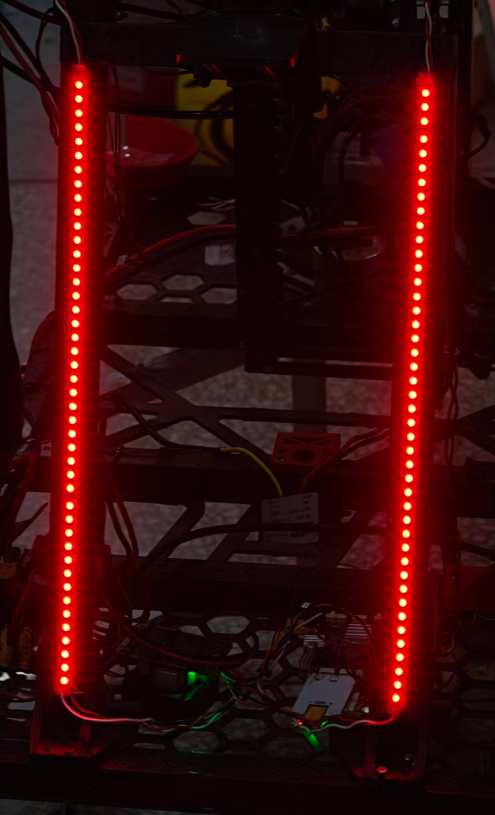
#> input picture test/test.jpg, 495 x 815 px
$ python -i detector.py   (imports and definitions only)
#> lines starting #> are read from the running program, lines starting #| are printed output that depends on the picture; after the words box and inside, x2 and y2 are one past the last pixel; in counts of white or black regions, pixels touching at a corner belong together
#> further down, picture is the input picture: shape (815, 495, 3); mean B, G, R 10.4, 10.5, 54.1
import cv2
import numpy as np
from dataclasses import dataclass


# ==================================================
# 阈值宏定义
# ==================================================

RED_LOWER = (0, 100, 100)
RED_UPPER = (20, 255, 255)

WHITE_MIN_VAL = 120   # 白芯：R/G/B 三通道最小值 >= 该值（灯带本体）

MIN_ASPECT_RATIO = 10.0


# ==================================================
# 数据对象
# ==================================================

@dataclass
class LightBar:
    """一根灯带的几何信息。"""

    center: tuple           # (cx, cy)
    width: float            # 短边，像素
    height: float           # 长边，像素
    angle: float            # minAreaRect 角度，deg
    corners: np.ndarray     # (4, 2) 四角点


# ==================================================
# 单灯带检测
# ==================================================

def detect_light_bars(img, mode="white"):
    """
    图像 → 掩膜 → 形态学闭运算 → 轮廓 → minAreaRect → 长宽比筛选。

    mode：
        "white" 白芯掩膜（默认）：min(R,G,B) >= WHITE_MIN_VAL，
                直接框出灯带本体，避免红色光晕过曝成白造成的黑洞。
        "red"   红色掩膜：用于 A/B 对比。

    返回：
        candidates : list[LightBar]
            按 height（长边）降序排列。

        mask : np.ndarray
            二值掩膜，供 main 显示。
    """
#> called with mode = 'white'

    # --------------------------------------------------
    # 1. 掩膜（白芯 / 红色）
    # --------------------------------------------------

    if mode == "red":
        hsv = cv2.cvtColor(img, cv2.COLOR_BGR2HSV)
        mask = cv2.inRange(hsv, RED_LOWER, RED_UPPER)
        kernel = cv2.getStructuringElement(cv2.MORPH_RECT, (3, 42))
    else:
        min_ch = np.min(img, axis=2)
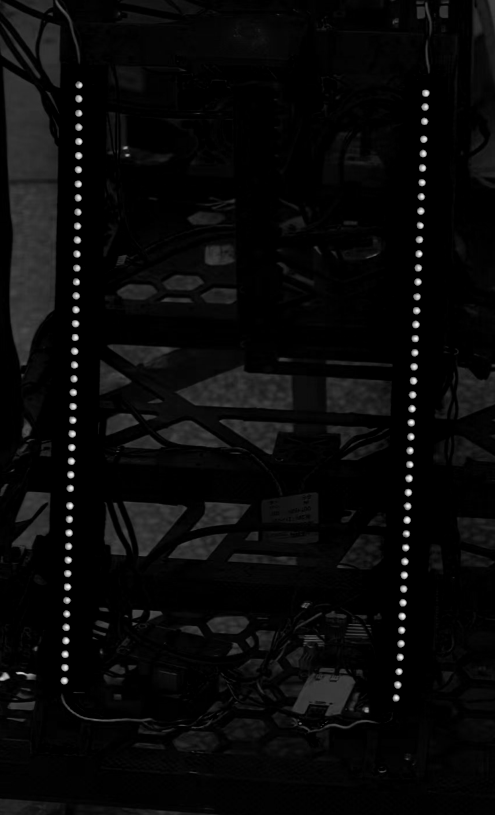
#> min_ch: shape (815, 495); min 0, max 252, mean 9
        mask = (min_ch >= WHITE_MIN_VAL).astype(np.uint8) * 255
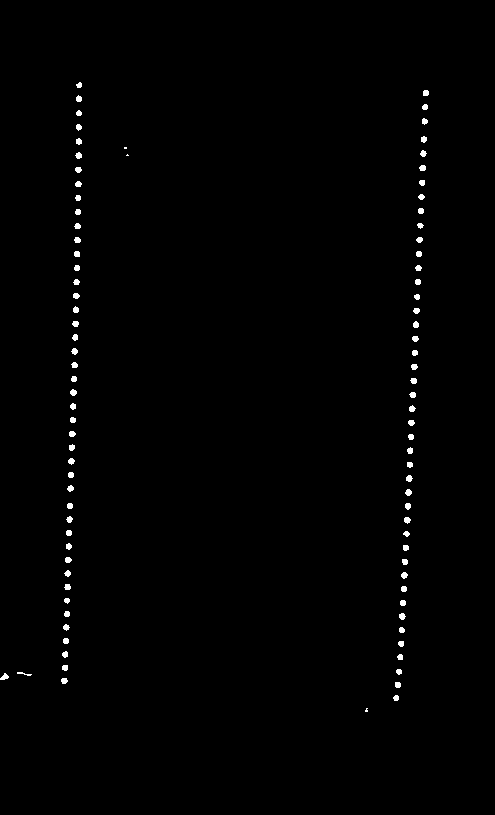
#> mask: shape (815, 495); 0.72% white; 93 white regions (3 under 20 px), largest, box (x1, y1, x2, y2) and area: (0, 673, 9, 680) 38, (70, 389, 77, 396) 36, (406, 475, 413, 482) 36
        kernel = cv2.getStructuringElement(cv2.MORPH_RECT, (3, 21))


    # --------------------------------------------------
    # 2. 形态学闭运算：桥接灯带沿长边的断点（白芯因 PWM 频闪略有断续）
    # --------------------------------------------------

    mask = cv2.morphologyEx(mask,cv2.MORPH_CLOSE,kernel)
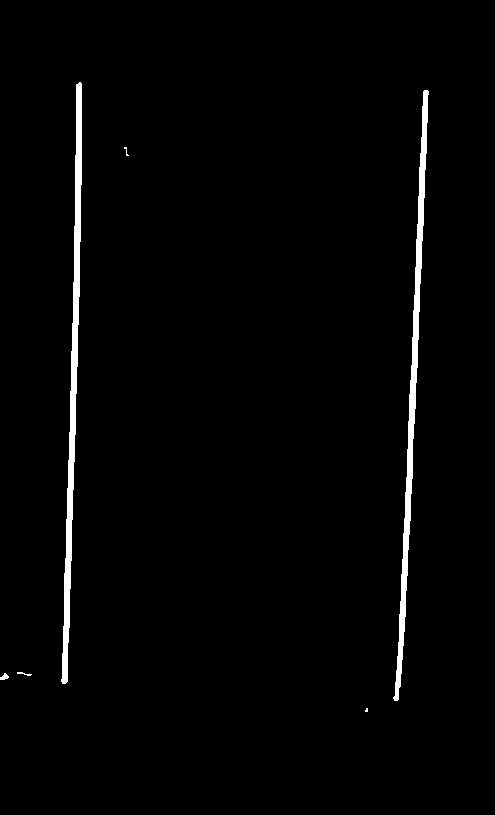
#> mask: shape (815, 495); 1.8% white; 6 white regions (2 under 20 px)


    # --------------------------------------------------
    # 3. 寻找轮廓
    # --------------------------------------------------

    contours, _ = cv2.findContours(mask,cv2.RETR_EXTERNAL,cv2.CHAIN_APPROX_SIMPLE)
#> contours = 6 contours, 3 with area under 20; largest, box (x1, y1, x2, y2) and area: (61, 82, 82, 684) 3102, (393, 90, 429, 701) 2981, (0, 673, 9, 680) 28


    # --------------------------------------------------
    # 4. minAreaRect + 长宽比筛选
    # --------------------------------------------------

    candidates = []

    for contour in contours:

        rect = cv2.minAreaRect(contour)

        (cx, cy), (w, h), angle = rect

        width = min(w, h)
        height = max(w, h)

        if width == 0:
            continue

        if height / width < MIN_ASPECT_RATIO:
            continue

        corners = cv2.boxPoints(rect)

        candidates.append(
            LightBar(
                center=(cx, cy),
                width=width,
                height=height,
                angle=angle,
                corners=corners,
            )
        )
#> this loop made 6 passes
#> (cx, cy, w, h, angle, width, height) on passes 1 to 5: (366, 709.5, 3, 2, -90, 2, 3), (3.75, 677.3, 7.78, 5.66, -45, 5.66, 7.78), (23.92, 673.4, 1.96, 14.12, -78.69, 1.96, 14.12), (125.9, 151, 2.18, 8.73, -14.04, 2.18, 8.73), (412, 395.1, 610.9, 8.31, -87.19, 8.31, 610.9)
#> (cx, cy, w, h, angle, width, height, corners) on pass 6: (72.65, 382.5, 601.3, 8.34, -88.56, 8.34, 601.3, [[69.24, 683.2], [60.9, 683], [76.05, 81.9], [84.39, 82.11]])
#> after the loop, candidates = 2 items


    # 降序排序，方便后续按长边优先匹配长的为灯带。
    candidates.sort(
        key=lambda bar: bar.height,
        reverse=True
    )


    return candidates, mask

>>> import cv2
>>> picture = cv2.imread('test/test.jpg')
>>> result = detect_light_bars(picture)
